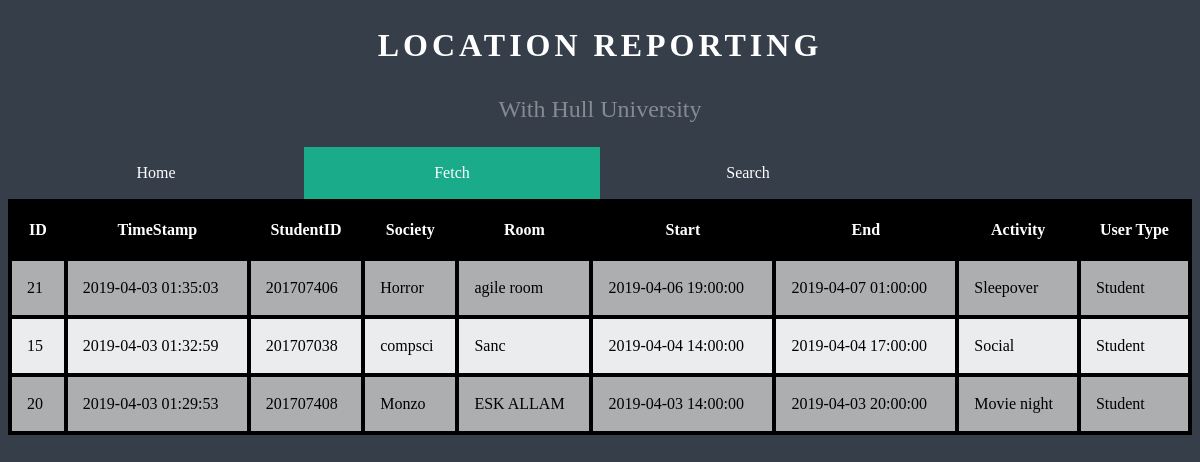
Screenshot of /Fetch.php with the database file from the repository.
### tables this page shows
CREATE TABLE IF NOT EXISTS `rooms` (
  `entryID` int(11) NOT NULL AUTO_INCREMENT,
  `ts` timestamp NULL DEFAULT CURRENT_TIMESTAMP ON UPDATE CURRENT_TIMESTAMP,
  `StudentID` varchar(20) DEFAULT NULL,
  `Society` varchar(20) DEFAULT NULL,
  `booking_for` timestamp NULL DEFAULT NULL,
  `booking_end` timestamp NULL DEFAULT NULL,
  `Activity` varchar(100) DEFAULT NULL,
  `Room` varchar(50) DEFAULT NULL,
  `UserType` varchar(50) NOT NULL,
  PRIMARY KEY (`entryID`)
);

### Fetch.php (the view, shortened to what this page needs)
<!DOCTYPE html>
<html>
<head>
    <link rel="stylesheet" type="text/css" media="screen" href="styles.css" />
</head>
<body>
<div class="message">
        <h1>Location Reporting</h1>
        <h2>With Hull University</h2>
        <ul>
            <li><a href="index.html">Home</a></li>
            <li><a class="active" href="Fetch.php">Fetch</a></li>
            <li><a href="Search.html">Search</a></li>
          </ul>
</div>
</body>
</html>
<?php
$dbhost = "localhost";
$dbuser = "appengine";
$dbpass = "Test";
$db = "Bookings";
$conn = mysqli_connect($dbhost, $dbuser, $dbpass, $db);
            $Fetch="SELECT * FROM rooms";
            $result = mysqli_query($conn, $Fetch);
            echo "
            <style>
            table, th, td
            {
            border: 4px solid black;
            border-collapse: collapse;
            }
            table{width:100%;}
            th, td {
                padding: 15px;
            }
            table tr:nth-child(even) {
                background-color: rgba(187, 187, 187, 0.9);
                color: black;
            }
            table tr:nth-child(odd) {
               background-color: rgba(255, 255, 255, 0.9);
               color: black;
            }
            table th {
                background-color: black;
                color: white;
            }
            </style>
            <table>
        <tr>
        <th>ID</th>
        <th>TimeStamp</th>
        <th>StudentID</th>
        <th>Society</th>
        <th>Room</th>
        <th>Start</th>
        <th>End</th>
        <th>Activity</th>
        <th>User Type</th>
        </tr>";
        while ($row = mysqli_fetch_array($result)) {
                echo "<tr>";
                echo "<td>".$row['entryID']."</td>";
                echo "<td>" . $row['ts']. "</td>";
                echo "<td>" . $row['StudentID'] . "</td>";
                echo "<td>" . $row['Society'] . "</td>";
                echo "<td>" . $row['Room'] . "</td>";
                echo "<td>" . $row['booking_for'] . "</td>";
                echo "<td>" . $row['booking_end'] . "</td>";
                echo "<td>" . $row['Activity'] . "</td>";
                echo "<td>" . $row['UserType'] . "</td>";
                echo "</tr>" ;
        }
?>

### styles.css (style rules this page uses)
ul { list-style-type: none; margin: 0; padding: 0; overflow: hidden; }
li { float: left; width:25%; }
li a { display: block; color: white; text-align: center; padding: 14px 40px; text-decoration: none; }
.active { background-color: #1AAB8A; }
body { background-color: #363E4A; font-family: $base-font-family; font-size: 16px; color: #ffffff; line-height: 1.5; }
h1 { font-family: "Texta", $base-font-family; font-weight: 700; text-transform: uppercase; letter-spacing: 4px; text-align: center; }
h2 { font-weight: 400; font-size: 24px; color: rgba(255, 255, 255, .4); text-align: center; }

### Fetch.php (style rules this page uses)
table, th, td { border: 4px solid black; border-collapse: collapse; }
table { width:100%; }
th, td { padding: 15px; }
table tr:nth-child(even) { background-color: rgba(187, 187, 187, 0.9); color: black; }
table tr:nth-child(odd) { background-color: rgba(255, 255, 255, 0.9); color: black; }
table th { background-color: black; color: white; }

### rows the page displays
rooms: entryID "21", ts "2019-04-03 01:35:03", StudentID "201707406", Society "Horror", Room "agile room", booking_for "2019-04-06 19:00:00", booking_end "2019-04-07 01:00:00", Activity "Sleepover", UserType "Student"
rooms: entryID "15", ts "2019-04-03 01:32:59", StudentID "201707038", Society "compsci", Room "Sanc", booking_for "2019-04-04 14:00:00", booking_end "2019-04-04 17:00:00", Activity "Social", UserType "Student"
rooms: entryID "20", ts "2019-04-03 01:29:53", StudentID "201707408", Society "Monzo", Room "ESK ALLAM", booking_for "2019-04-03 14:00:00", booking_end "2019-04-03 20:00:00", Activity "Movie night", UserType "Student"
